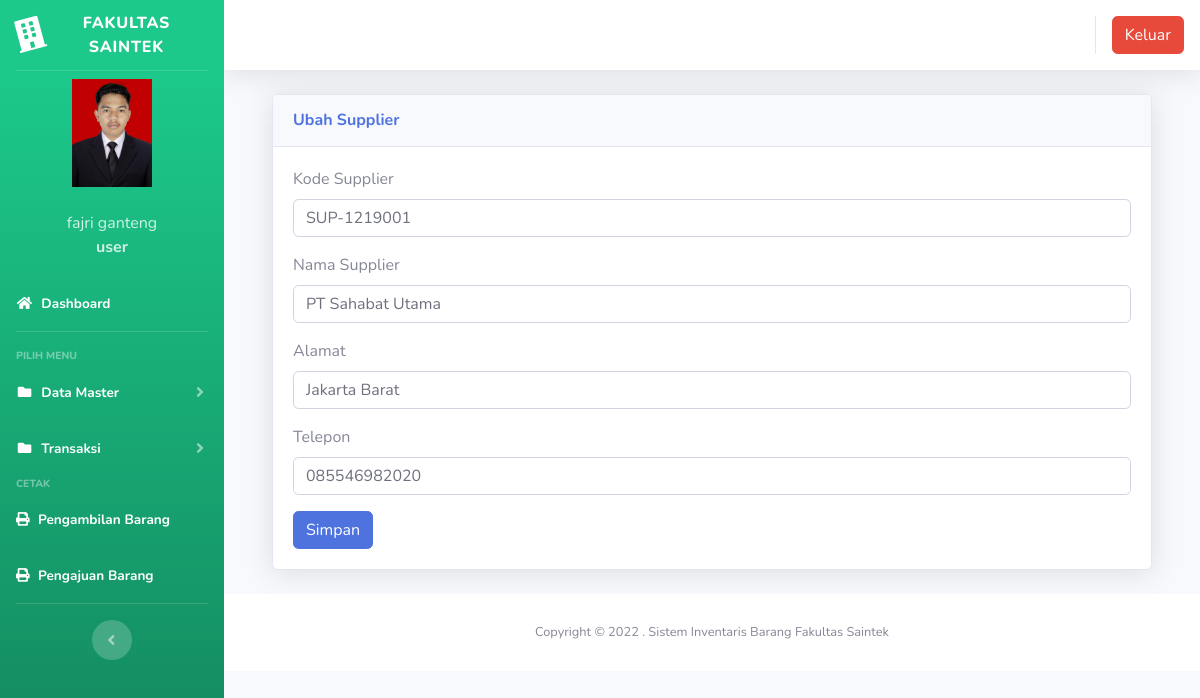
/index2.php?page=supplier&aksi=ubahsupplier&kode_supplier=SUP-1219001 (signed in), run on the app's committed database.
### tables this page shows
CREATE TABLE `users` (
  `id` int(11) NOT NULL,
  `nik` varchar(10) NOT NULL,
  `nama` varchar(100) NOT NULL,
  `alamat` varchar(200) NOT NULL,
  `telepon` varchar(100) NOT NULL,
  `username` varchar(100) NOT NULL,
  `password` varchar(100) NOT NULL,
  `level` varchar(25) NOT NULL DEFAULT 'member',
  `foto` varchar(25) NOT NULL
);

CREATE TABLE `tb_supplier` (
  `id` int(100) NOT NULL,
  `kode_supplier` varchar(100) NOT NULL,
  `nama_supplier` varchar(100) NOT NULL,
  `alamat` varchar(100) NOT NULL,
  `telepon` varchar(15) NOT NULL
);

### index2.php (the view, shortened to what this page needs)
<?php
	$koneksi = new mysqli("localhost","root","","inventori");
	?>
<!DOCTYPE html>
<html lang="en">
<head>
  <link href="vendor/fontawesome-free/css/all.min.css" rel="stylesheet" type="text/css">
  <link href="css/sb-admin-2.min.css" rel="stylesheet">
  <link href="vendor/datatables/dataTables.bootstrap4.min.css" rel="stylesheet">
</head>
<body id="page-top">
  <div id="wrapper">
    <ul class="navbar-nav bg-gradient-success sidebar sidebar-dark accordion" id="accordionSidebar">
      <a class="sidebar-brand d-flex align-items-center justify-content-center" href="index2.php">
        <div class="sidebar-brand-icon rotate-n-15">
          <i class="fas fa-building"></i>
        </div>
        <div class="sidebar-brand-text mx-2">FAKULTAS SAINTEK</div>
      </a>
      <hr class="sidebar-divider my-0">
 <?php
   if ($_SESSION['user']) {
	   $user = $_SESSION['user'];
   }
   $sql =$koneksi->query("select * from users where id='$user'");
   $data = $sql->fetch_assoc();
   ?>
    <li class="d-flex align-items-center justify-content-center">
        <a class="nav-link">
		 <img src="img/<?php echo $data['foto']?>" class="img-circle" width="80" alt="User"/></a>
	  </li>
		 <li class="nav-item ">
        <a class="nav-link">
         	<div class="d-flex align-items-center justify-content-center" class="name">  <?php echo  $data['nama'];?></div></font>
			<div class="d-flex align-items-center justify-content-center" class="email"><strong><?php echo $data['level'];?></strong></div>
		 </a>
      </li>
      <li class="nav-item active">
        <a class="nav-link" href="?page=home2">
          <i class="fas fa-fw fa-home"></i>
          <span>Dashboard</span></a>
      </li>
      <hr class="sidebar-divider">
      <div class="sidebar-heading">
        Pilih Menu
      </div>
<li class="nav-item active">
        <a class="nav-link collapsed" href="#" data-toggle="collapse" data-target="#collapseData" aria-expanded="true" aria-controls="collapseData">
          <i class="fas fa-fw fa-folder"></i>
          <span>Data Master</span>
        </a>
      </li>
	    <li class="nav-item active">
        <a class="nav-link collapsed" href="#" data-toggle="collapse" data-target="#collapsePages" aria-expanded="true" aria-controls="collapsePages">
          <i class="fas fa-fw fa-folder"></i>
          <span>Transaksi</span>
        </a>
      </li>
      <div class="sidebar-heading">
        Cetak
      </div>
	   <li class="nav-item active">
<a class="nav-link collapsed" href="?page=cetak&aksi=tambahcetak">
          <i class="fa fa-print" aria-hidden="true"></i>
          <span>Pengambilan Barang</span> </a>
<a class="nav-link collapsed" href="?page=cetak2&aksi=tambahcetak2">
          <i class="fa fa-print" aria-hidden="true"></i>
          <span>Pengajuan Barang</span> </a>
      </li>
      <hr class="sidebar-divider d-none d-md-block">
      <div class="text-center d-none d-md-inline">
        <button class="rounded-circle border-0" id="sidebarToggle"></button>
      </div>
    </ul>
    <div id="content-wrapper" class="d-flex flex-column">
      <div id="content">
        <nav class="navbar navbar-expand navbar-light bg-white topbar mb-4 static-top shadow">
          <ul class="navbar-nav ml-auto">
            <li class="nav-item dropdown no-arrow">
			 <div class="top-menu">
        <ul class="nav pull-right top-menu">
       <li><a onclick="return confirm('Apakah anda yakin akan logout?')" class="btn btn-danger" class="logout" href="logout.php">Keluar</a></li>
        </ul>
      </div>
            </li>
          </ul>
        </nav>
        <div class="container-fluid">
		 <section class="content">
		      <?php
			   $page = $_GET['page'];
			   $aksi = $_GET['aksi'];
			   if ($page == "supplier") {
				    if ($aksi == "ubahsupplier") {
					   include "page/supplier/ubahsupplier.php";
				   }
			   }
			   ?>
    </section>
</div>
      <footer class="sticky-footer bg-white">
        <div class="container my-auto">
          <div class="copyright text-center my-auto">
            <span>Copyright &copy; 2022 . Sistem Inventaris Barang Fakultas Saintek</span>
          </div>
        </div>
      </footer>
    </div>
  </div>
  </div>
</body>
</html>

### page/supplier/ubahsupplier.php (shortened to what this page needs)
<?php
 $kode_supplier = $_GET['kode_supplier'];
 $sql2 = $koneksi->query("select * from tb_supplier where kode_supplier = '$kode_supplier'");
 $tampil = $sql2->fetch_assoc();
 ?>
  <div class="container-fluid">
          <div class="card shadow mb-4">
            <div class="card-header py-3">
              <h6 class="m-0 font-weight-bold text-primary">Ubah Supplier</h6>
            </div>
            <div class="card-body">
              <div class="table-responsive">
							<div class="body">
							<form method="POST" enctype="multipart/form-data">
							<label for="">Kode Supplier</label>
                            <div class="form-group">
                               <div class="form-line">
                                <input type="text" name="kode_supplier" value="<?php echo $tampil['kode_supplier']; ?>" class="form-control" />
							</div>
                            </div>
							<label for="">Nama Supplier</label>
                            <div class="form-group">
                               <div class="form-line">
                                <input type="text" name="nama_supplier" value="<?php echo $tampil['nama_supplier']; ?>" class="form-control" />
							</div>
                            </div>
							<label for="">Alamat</label>
                            <div class="form-group">
                               <div class="form-line">
                                <input type="text" name="alamat" value="<?php echo $tampil['alamat']; ?>" class="form-control" />
							</div>
                            </div>
							<label for="">Telepon</label>
                            <div class="form-group">
                               <div class="form-line">
                                <input type="number" name="telepon" value="<?php echo $tampil['telepon']; ?>" class="form-control" />
							</div>
                            </div>
							<input type="submit" name="simpan" value="Simpan" class="btn btn-primary">
							</form>

### data on the page
users: foto (picture), nama "fajri ganteng", level "user"
tb_supplier: kode_supplier "SUP-1219001", nama_supplier "PT Sahabat Utama", alamat "Jakarta Barat", telepon "085546982020"
